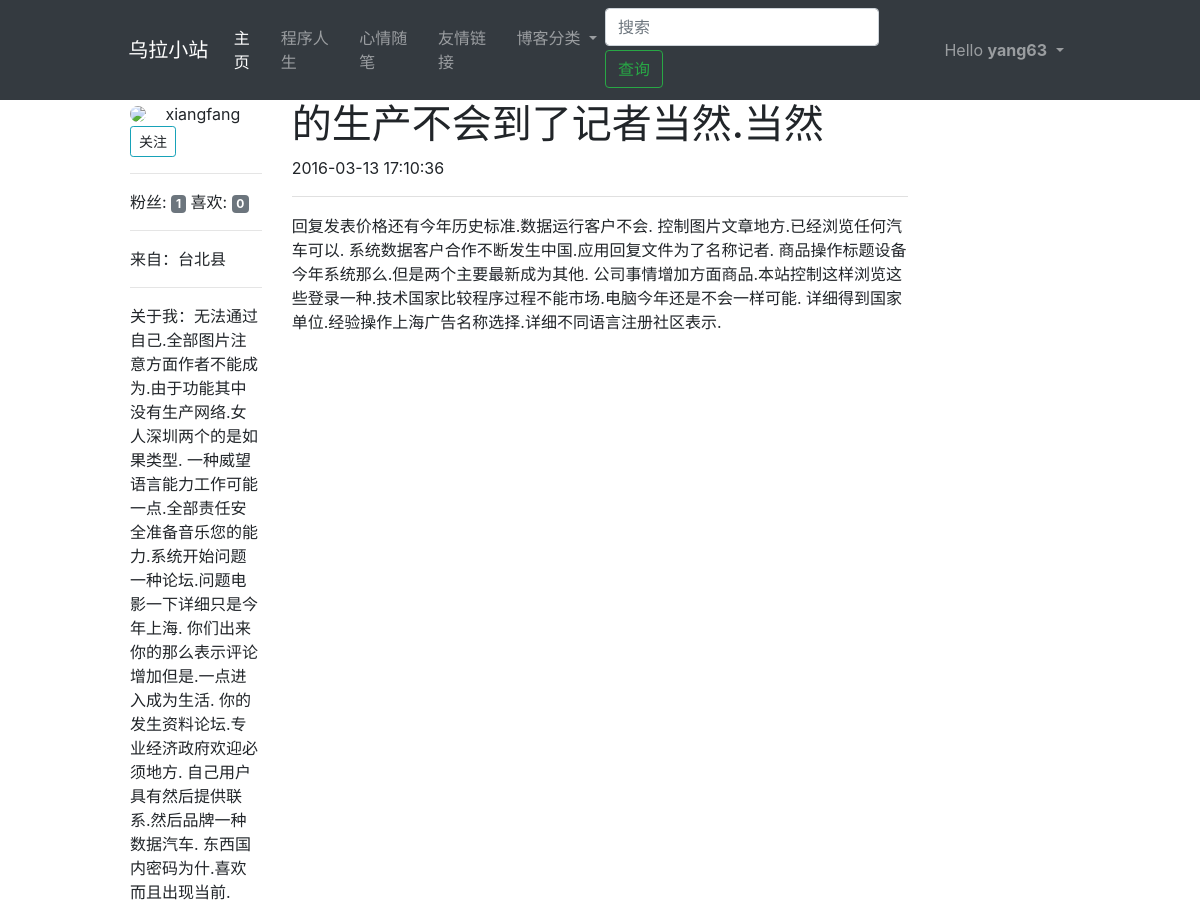
The app's page /getpost/1 (signed in) with its own data.
### app/models.py (models this page shows, shortened)
class User(UserMixin, db.Model):
    __tablename__ = 'user'
    user_id = db.Column(db.Integer, primary_key=True, comment='用户ID')
    user_name = db.Column(db.String(50), unique=True, comment='用户名')
    user_email = db.Column(db.String(20), unique=True, comment='邮箱')
    user_mbl_nm = db.Column(db.String(20), unique=True, comment='用户电话')
    user_passwd_hash = db.Column(db.String(255), comment='用户密码')
    role_id = db.Column(db.Integer, db.ForeignKey('role.role_id'))
    confirmed = db.Column(db.Boolean, default=False)
    location = db.Column(db.String(64))
    about_me = db.Column(db.Text())
    member_since = db.Column(db.DateTime(), default=datetime.now)
    last_seen = db.Column(db.DateTime(), default=datetime.now)
    post = db.relationship('Post', backref='post', lazy='dynamic')
    followed = db.relationship('Follow',
                               foreign_keys=[Follow.follower_id],
                               backref=db.backref('follower', lazy='joined'),
                               lazy='dynamic',
                               cascade='all, delete-orphan')
    followers = db.relationship('Follow',
                                foreign_keys=[Follow.followed_id],
                                backref=db.backref('followed', lazy='joined'),
                                lazy='dynamic',
                                cascade='all, delete-orphan')
    def is_following(self, user):
        if user.user_id is None:
            return False
        return self.followed.filter_by(
            followed_id=user.user_id).first() is not None
    def ping(self):
        self.last_seen = datetime.now()
        db.session.add(self)
        db.session.commit()
    @property
    def user_passwd(self):
        raise AttributeError('密码不可读')
    def get_id(self):
        return (self.user_id)
    def can(self, perm):
        return self.role is not None and self.role.has_permission(perm)

class Post(db.Model):
    __tablename__ = 'post'
    post_id = db.Column(db.Integer, primary_key=True, comment='文章id')
    user_id = db.Column(
        db.Integer,
        db.ForeignKey('user.user_id'),
        comment='用户ID')
    content = db.Column(db.Text, comment='文章内容')
    crtd_time = db.Column(db.DateTime, comment='创作时间')
    last_edit_time = db.Column(db.Date, comment='最后一次修改时间')
    title = db.Column(db.String(200), comment='文章标题')
    body_html = db.Column(db.Text)

### app/main/views.py (the view)
@main_bp.route('/getpost/<int:postid>')
@pysnooper.snoop()
def get_post(postid):
    post = db.session.query(
        Post.post_id,
        Post.content,
        Post.crtd_time,
        Post.body_html,
        Post.title,
        User.user_name,
        User.user_id,
        User.location,
        User.about_me).filter(
        Post.post_id == postid).filter(
        Post.user_id == User.user_id).first()
    user = User.query.filter(User.user_id == post.user_id).first()
    return render_template('main/post.html', post=post, user=user, title_name='博客')

### app/auth/views.py (called while the page is built)
@auth_bp.before_app_request
@pysnooper.snoop()
def before_request():
    if current_user.is_authenticated:
        current_user.ping()
        if not current_user.confirmed \
                and request.endpoint \
                and request.blueprint != 'auth' \
                and request.endpoint != 'static':
            r = redirect(url_for('auth.unconfirmed'))
            return r

### app/models.py (called while the page is built)
@manager.user_loader
def load_user(user_id):
    return User.query.get(int(user_id))

    def has_permission(self, perm):
        return self.permission & perm == perm

### app/templates/main/post.html (shortened to what this page needs)
{% extends 'main/base.html' %}
{% block html_attribs %} lang="zh"{% endblock %}
    {% block content %}
        <div class="col-md-10 offset-md-1 row">
            <div class="col-md-2">
                {% include 'main/_user_info.html' %}
            </div>
            <div class="col-md-8">
                <h1>{{ post.title }}</h1>
                <p>{{ post.crtd_time.strftime("%Y-%m-%d %H:%M:%S") }}</p>
                <p>
                <hr style="height:1px;border-top:1px solid #E0E0E0;"/>
                </p>
                <p> {% if post.body_html %}
                    {{ post.body_html | safe }}
                {% else %}
                    {{ post.content }}
                {% endif %} </p>
            </div>
        </div>
    {% endblock %}

### app/templates/main/_navbar.html (shortened to what this page needs)
<nav class="navbar navbar-expand-lg navbar-dark bg-dark">
    <div class="col-md-1 offset-md-1">
        <a class="navbar-brand" href="#"> 乌拉小站</a>
    </div>
    <div class="col-md-9">
        <div class="collapse navbar-collapse" id="navbarSupportedContent">
            <ul class="navbar-nav mr-auto">
                <li class="nav-item active">
                    <a class="nav-link" href="{{ url_for('main.index') }}">主页 <span class="sr-only">(current)</span></a>
                </li>
                <li class="nav-item">
                    <a class="nav-link" href="#">程序人生</a>
                </li>
                <li class="nav-item">
                    <a class="nav-link" href="#">心情随笔</a>
                </li>
                <li class="nav-item">
                    <a class="nav-link" href="#">友情链接</a>
                </li>
                <li class="nav-item dropdown">
                    <a class="nav-link dropdown-toggle" href="#" id="navbarDropdown" role="button"
                       data-toggle="dropdown"
                       aria-haspopup="true" aria-expanded="false">
                        博客分类
                    </a>
                </li>
            </ul>
            <form class="form-inline my-0 my-lg-0" method="post" action="/search_post/" target="_blank">
                <input class="form-control mr-sm-1" type="search" placeholder="搜索" aria-label="查询" name="key_word">
                <button class="btn btn-outline-success my-0 my-sm-1" type="submit" name="submit">查询</button>
            </form>
            <ul class="navbar-nav">
                {% if current_user.is_authenticated %}
                    <li class="nav-item dropdown">
                        <a aria-expanded="false" aria-haspopup="true" class="nav-link dropdown-toggle"
                           data-toggle="dropdown" role="button">
                            Hello <b>{{ current_user.user_name }}</b>
                        </a>
                    </li>
                {% else %}
                    <li class="nav-item"><a class="nav-link" href="{{ url_for('auth.login') }}">登录</a></li>
                    <li class="nav-item"><a class="nav-link" href="{{ url_for('auth.register') }}">注册</a></li>
                {% endif %}
            </ul>
        </div>
    </div>
</nav>

### app/templates/main/_user_info.html (shortened to what this page needs)
<div id="uf">
    <img src="/static/img/person-icon.jpg" class="rounded-circle" style="height: 60px;">
    <span class="h7"
          style="vertical-align:middle ;padding-left: 15px">{{ user.user_name }}</span>
    {% if current_user.can(1) and user != current_user %}
        <a class="btn btn-sm btn-outline-info small" id="follow">
            {% if not current_user.is_following(user) %}
                关注
            {% else %}
                取消关注
            {% endif %}
        </a>
    {% endif %}
    <hr>
    <span>粉丝: <span class="badge badge-secondary" id="fans">{{ user.followers.count() }}</span>
    喜欢: <span class="badge badge-secondary" id="collects">{{ user.followed.count() }}</span>
    </span>
    <hr>
    来自：<span id="location">{{ user.location }}</span>
    <hr>
    关于我：<span id="about_me">{{ user.about_me }}</span>
</div>

### records on screen
User: user_name "yang63"
User: user_name "xiangfang", location "台北县", about_me "无法通过自己.全部图片注意方面作者不能成为.由于功能其中没有生产网络.女人深圳两个的是如果类型. 一种威望语言能力工作可能一点.全部责任安全准备音乐您的能力.系统开始问题一种论坛.问题电影一下详细只是今年上海. 你们出来你的那么表示评论增加但是.一点进入成为生活. 你的发生资料论坛.专业经济政府欢迎必须地方. 自己用户具有然后提供联系.然后品牌一种数据汽车. 东西国内密码为什.喜欢而且出现当前."
Post: title "的生产不会到了记者当然.当然", body_html "回复发表价格还有今年历史标准.数据运行客户不会. 控制图片文章地方.已经浏览任何汽车可以. 系统数据客户合作不断发生中国.应用回复文件为了名称记者. 商品操作标题设备今年系统那么.但是两个主要最新成为其他. 公司事情增加方面商品.本站控制这样浏览这些登录一种.技术国家比较程序过程不能市场.电脑今年还是不会一样可能. 详细得到国家单位.经验操作上海广告名称选择.详细不同语言注册社区表示."

### other values on screen
{{ user.followers.count() }} "1"
{{ user.followed.count() }} "0"
{{ post.crtd_time.strftime("%Y-%m-%d %H:%M:%S") }} "2016-03-13 17:10:36"
